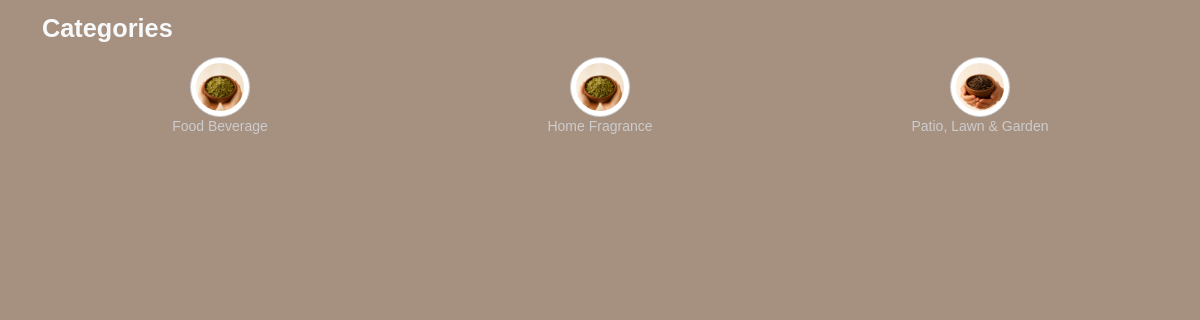
The page /cn/ on the database its author committed.
### product/models.py (models this page shows, shortened)
class Category(models.Model):
    title=models.CharField(max_length=255)
    slug=models.SlugField(unique=True)
    image=models.ImageField(upload_to="categories/img",  default=False)
    icon_image =models.ImageField(upload_to="categories/icon", default=False)
    status=models.CharField(max_length=100, choices=STATUS_CHOICES,default="Published")
    active=models.BooleanField(default=True)
    created_at = models.DateTimeField(auto_now_add=True)
    updated_at = models.DateTimeField(auto_now=True)
    Category1= models.BooleanField(default=False)
    Category2= models.BooleanField(default=False)
    Category3= models.BooleanField(default=False)
    Category4= models.BooleanField(default=False)
    Category5= models.BooleanField(default=False)
    Category6= models.BooleanField(default=False)
    Category7= models.BooleanField(default=False)
    class Meta:
            verbose_name = _("Category")
            verbose_name_plural = _("Categories")
            ordering = ("title",)

### web/views.py (the view)
# urls.py: path('cn/', views.cn, name='cn'),
def cn(request):
    products = Product.objects.all()
    categories = Category.objects.filter(status='Published')
    subcategory = Subcategory.objects.filter(active=True)
    context = {
        'is_contact': True,
        'products': products,
        'categories': categories,
        'subcategories': subcategory,
        }
    category_title = request.GET.get("category")
    if category_title:
            category_title = get_object_or_404(Category, slug=category_title)
            products = products.filter(product_type__Subcategory__category=category_title)
            context['products'] = products
    subcategory = request.GET.get("subcategory")
    if subcategory:
        subcategory_title = get_object_or_404(Subcategory, slug=subcategory)
        products = products.filter(product_type__Subcategory__category=subcategory_title)
        context["products"] = products
    return render(request, 'web/cn.html', context)

### templates/web/cn.html (shortened to what this page needs)
{% load static %}
<!DOCTYPE html>
<html lang="en">
<head>
  <link id="rtl-link" rel="stylesheet" type="text/css" href="{% static 'web/assets/css/vendors/bootstrap.css' %}">
  <link rel="stylesheet" href="{% static 'web/assets/css/animate.min.css' %}">
  <link rel="stylesheet" type="text/css" href="{% static 'web/assets/css/bulk-style.css' %}">
  <link rel="stylesheet" type="text/css" href="{% static 'web/assets/css/vendors/animate.css' %}">
  <link id="color-link" rel="stylesheet" type="text/css" href="{% static 'web/assets/css/style.css' %}">
</head>
<body class="color-body">
  <div class="container mb-5">
      <div id="categories" class="row">
        <h2 class="my-3 text-light">Categories</h2>
      {% for category in categories %}
      <div class="col-4 category-card" onclick="showSubcategories('{{ category.slug }}')">
        <img src="{{ category.icon_image.url }}" alt="{{ category.title }}" class="category-icon">
        <p>{{ category.title }}</p>
      </div>
      {% endfor %}
    </div>
</body>
</html>

### templates/web/cn.html (style rules this page uses)
.category-icon { width: 60px; height: 60px; object-fit: cover; border-radius: 50%; border: 1px solid #ccc; background-color: white; padding: 5px; }
.category-card { text-align: center; margin-bottom: 20px; }
.category-card p { color: #ccc; }
.color-body { background-color: #a69080; }

### rows shown on the page
Category: icon_image (picture), title "Food Beverage"
Category: icon_image (picture), title "Home Fragrance"
Category: icon_image (picture), title "Patio, Lawn & Garden"
